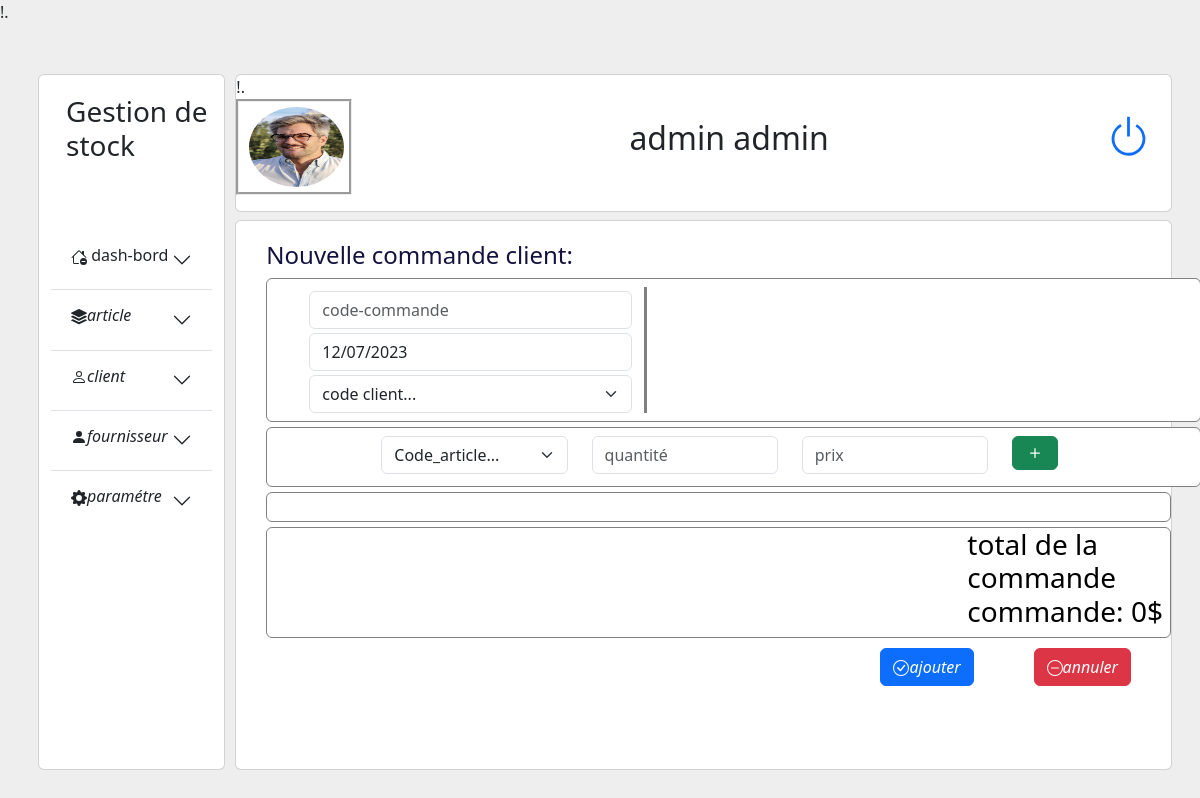
The app's page /ajoutercommande-client.php (signed in) with its own data.
### tables this page shows
CREATE TABLE `user` (
  `id_user` int(20) NOT NULL,
  `date_crÃ©ation` date NOT NULL,
  `date_modification` date NOT NULL,
  `pays` varchar(40) NOT NULL,
  `ville` varchar(40) NOT NULL,
  `email` varchar(40) NOT NULL,
  `mdp` varchar(40) NOT NULL,
  `role` varchar(30) NOT NULL,
  `nom` varchar(30) NOT NULL,
  `prenom` varchar(30) NOT NULL,
  `confirmmdp` varchar(40) NOT NULL,
  `adresse` varchar(60) NOT NULL,
  `code_postale` int(11) NOT NULL,
  `image` varchar(300) NOT NULL,
  `content` varchar(300) NOT NULL
);

### ajoutercommande-client.php (the view, shortened to what this page needs)
<?php
include("connexion.php");
$date_creation = date("Y-m-d");
?>
<!DOCTYPE html>
<html lang="en">
<head>
	  <link rel="stylesheet" href="bootstrap/css/bootstrap.css">
	   <scripy src="stylesheet" href="bootstrap/css/bootstrap.js">
		<link href="https://cdn.jsdelivr.net/npm/bootstrap@5.3.0-alpha1/dist/css/bootstrap.min.css" rel="stylesheet">
       <link rel="stylesheet" href="style_main.css">
</head>
<body >
<div class="main-container ">
    <div class="row min-width  min-height-600 no-flex-wrap ">
        <div class="card marg-left col-md-2 ">
        <?php
            require('left.php');
            ?>
        </div>
    <div class="card col-md-10 pad back-main border-none">
      <div class="col pad flex-column justify-content-between">
        <div class="card min-height-90 mb-2">
            <?php
            require('header.php');
            ?>
        </div>
    <div class="card main-height ">
    <div><h4 class="lister">Nouvelle commande client:</h4></div>
    <form name='form' method="POST" enctype="multipart/form-data" action="commande-action-client.php">
    <div><div class="container card "style="max-width:1290px;margin-left:30px; border:wave;border-color:grey; ">
    <div class=" row" style="margin-top:8px; margin-bottom:8px;">
    <div class="col " style="border-right:solid; border-color:grey; margin-left:30px;max-width:350px">
       <input type="text" class="cod-commande form-control"name="code_commande" placeholder="code-commande" aria-label="First name">
      <input type="date"  class="form-control cod-commande" name="date" value="<?=$date_creation;?>"aria-label="First name" readonly="readonly">
      <select  id="mySelect" name="code_client"  class="form-select cod-commande">
      <option value="value" disabled="" selected="">code client...</option>
      </select>
      </div>
    </div>
    </div>
    <div><div class="container card "style="margin-top:5px;max-width:1290px;margin-left:30px; max-height:60px;border:wave;border-color:grey; ">
    <div class=" row"style="margin-left:60px;max-width:1200px;border-color:grey;">
    <div class="col" style=" border-color:grey; margin-left:30px;max-width:350px;">
    <select style="margin-top:8px;"  id="mySelectarticle" name="code_article" class="form-select cod-commande">
      <option selected>Code_article...</option>
      </select>
     <br>
      </div>
      <div class="col " style=" color:grey;max-width:350px;">
        <input type="number"  style="margin-top:8px;" class="cod-commande form-control" placeholder="quantité" name="quantité" aria-label="First name">
     </div>
      <div class="col"  id="data-containerarticle" style="max-width:200px;border-right:; color:grey; max-width:350px;">
        <input type="number" style="margin-top:8px;" class="cod-commande form-control" placeholder="prix" name="prix-total"aria-label="First name">
      </div>
      <div class="col"  style="max-width:200px;">
      <button type="submit" name="ajouter" style="max-width:100;max-height:100px;margin-top:8px;margin-left:px;" class="btn btn-success"><i  class="bi bi-plus">
      <svg xmlns="http://www.w3.org/2000/svg" width="20" height="20" fill="currentColor" class="bi bi-plus" viewBox="0 0 16 16">
       <path d="M8 4a.5.5 0 0 1 .5.5v3h3a.5.5 0 0 1 0 1h-3v3a.5.5 0 0 1-1 0v-3h-3a.5.5 0 0 1 0-1h3v-3A.5.5 0 0 1 8 4z"/>
      </svg>
      </button>  </i>
      </div>
    </div>
    </div>
  <div class=" overflow-auto card "style="border:wave;border-color:grey;  margin-top:5px; max-width:1290px; min-height:30px;  max-height:190px; margin-left:30px;">
    </div>
    <div class=" card "style="border:wave;border-color:grey;   max-width:1300px;margin-left:30px;margin-top:5px;">
    <h3 style="color:black;margin-left:700px;">total de la commande commande: 0$</h3>
   </div>
    <div>
       <div class="div-flex d-flex justify-content-end">
          <a href="commandeclient.php"> <button type="button"class="btn btn1-ajouter btn-primary"  name="valider"><i class="bi bi-check-circle">ajouter</i></button>
           </a>
           <button type="reset" class="btn  btn-danger" name="anuuler"><i class="bi bi-dash-circle"><svg xmlns="http://www.w3.org/2000/svg" width="16" height="16" fill="currentColor" class="bi bi-dash-circle" viewBox="0 0 16 16">
            <path d="M8 15A7 7 0 1 1 8 1a7 7 0 0 1 0 14zm0 1A8 8 0 1 0 8 0a8 8 0 0 0 0 16z"/>
            <path d="M4 8a.5.5 0 0 1 .5-.5h7a.5.5 0 0 1 0 1h-7A.5.5 0 0 1 4 8z"/>
            </svg>annuler</i></button>
         </div>
    </div>
</div>
              </form>
      </div>
     </div>
    </div>
   </div>
  </body>
</html>

### header.php (shortened to what this page needs)
<?php
include("connexion.php");
$req="SELECT * from user where id_user='".$_SESSION["id"]."' "  ;
$res=$conx->query($req);
$row=$res->fetch_assoc();
?>
<!DOCTYPE html>
<html lang="en">
<head>
</head>
<body>
<form acrion="GET">
<div class="d-flex justify-content-between">
        <div style="border-style: groove;">
        <a href="profil.php"><img class="image-profil rounded-circle"  src=" <?= $row['image'];?>"> </a>
        </div>
        <?php echo"  <div class='titre-header'><h2>$row[nom] $row[prenom]</h2></div>";?>
        <div class="power"><i class="bi bi-power"><a href="logout.php"><svg xmlns="http://www.w3.org/2000/svg" width="45" height="45" fill="currentColor" class="bi bi-power" viewBox="0 0 16 16">
            <path d="M7.5 1v7h1V1h-1z"/>
            <path d="M3 8.812a4.999 4.999 0 0 1 2.578-4.375l-.485-.874A6 6 0 1 0 11 3.616l-.501.865A5 5 0 1 1 3 8.812z"/>
            </svg> </a></i>
        </div>
        </div>
        </form>
</body>
</html>

### style_main.css (style rules this page uses)
.main-container { margin:50px; }
body { background:#edeeed; }
.min-height-600 { min-height:650px; }
.marg-left { margin-right:10px; }
.no-flex-wrap { flex-wrap:inherit; }
.back-main { background:#edeeed; }
.pad { padding-left:0px; padding-right:0px; }
.border-none { border:none; }
.min-height-90 { min-height:90px; }
.main-height { min-height:550px; }

### ajoutercommande-client.php (style rules this page uses)
.lister { margin-left:30px; margin-top:20px; color:#13123f; }
.btn1-ajouter { margin-right:60px; }
.div-flex { margin-top:10px; margin-right:40px; margin-bottom:15px; }
.cod-commande { margin-top:4px; margin-right:20px; max-width:600px; }

### header.php (style rules this page uses)
.image-profil { margin:5px; margin-left:10px; width:95px; height: 80px; }
.titre-header { margin-top:20px; margin-left:0px; }
.power { margin-right:20px; margin-top:15px; }

### records on screen
user: image (picture), nom "admin", prenom "admin"
